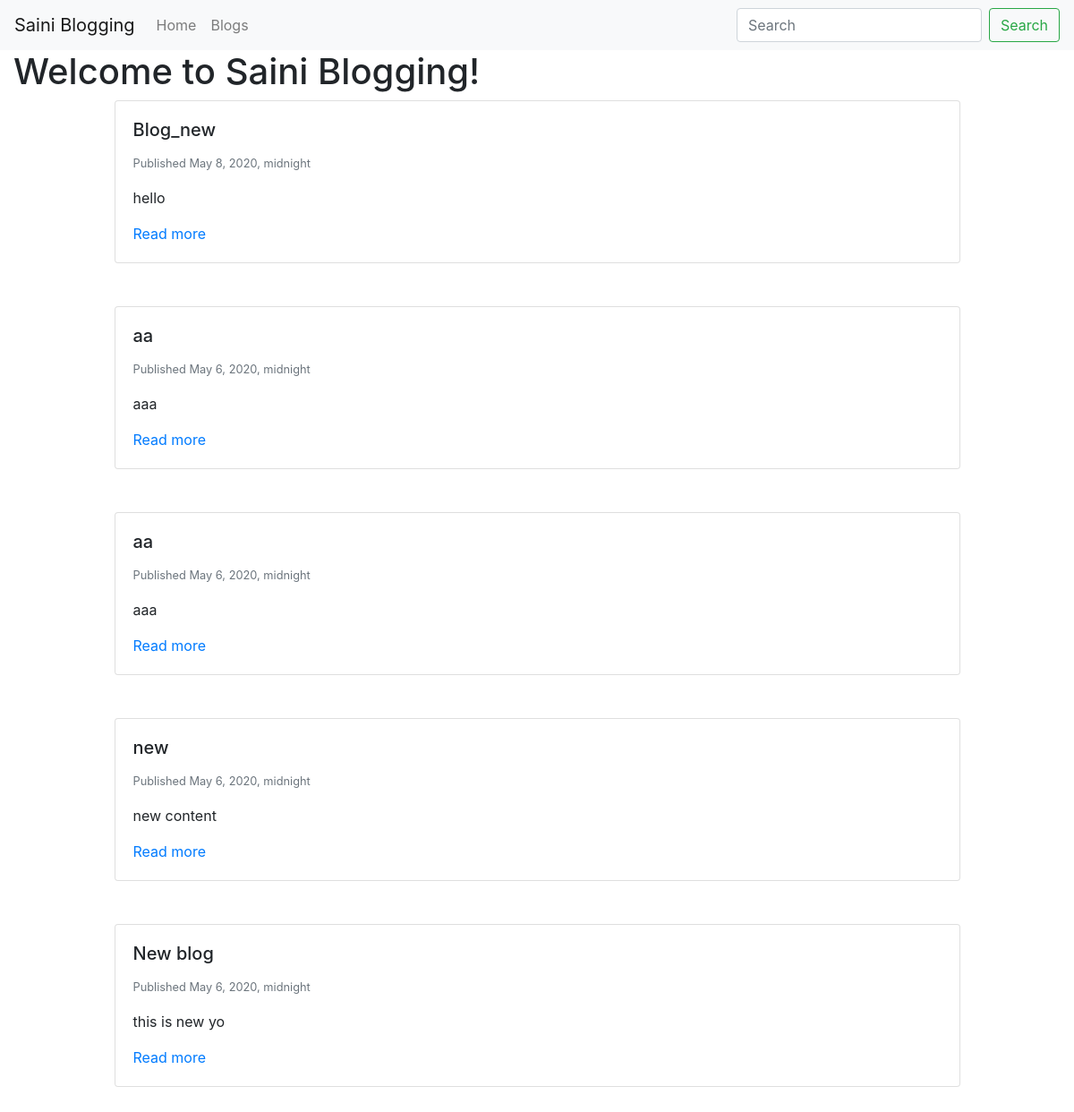
Before: / with the older database file.
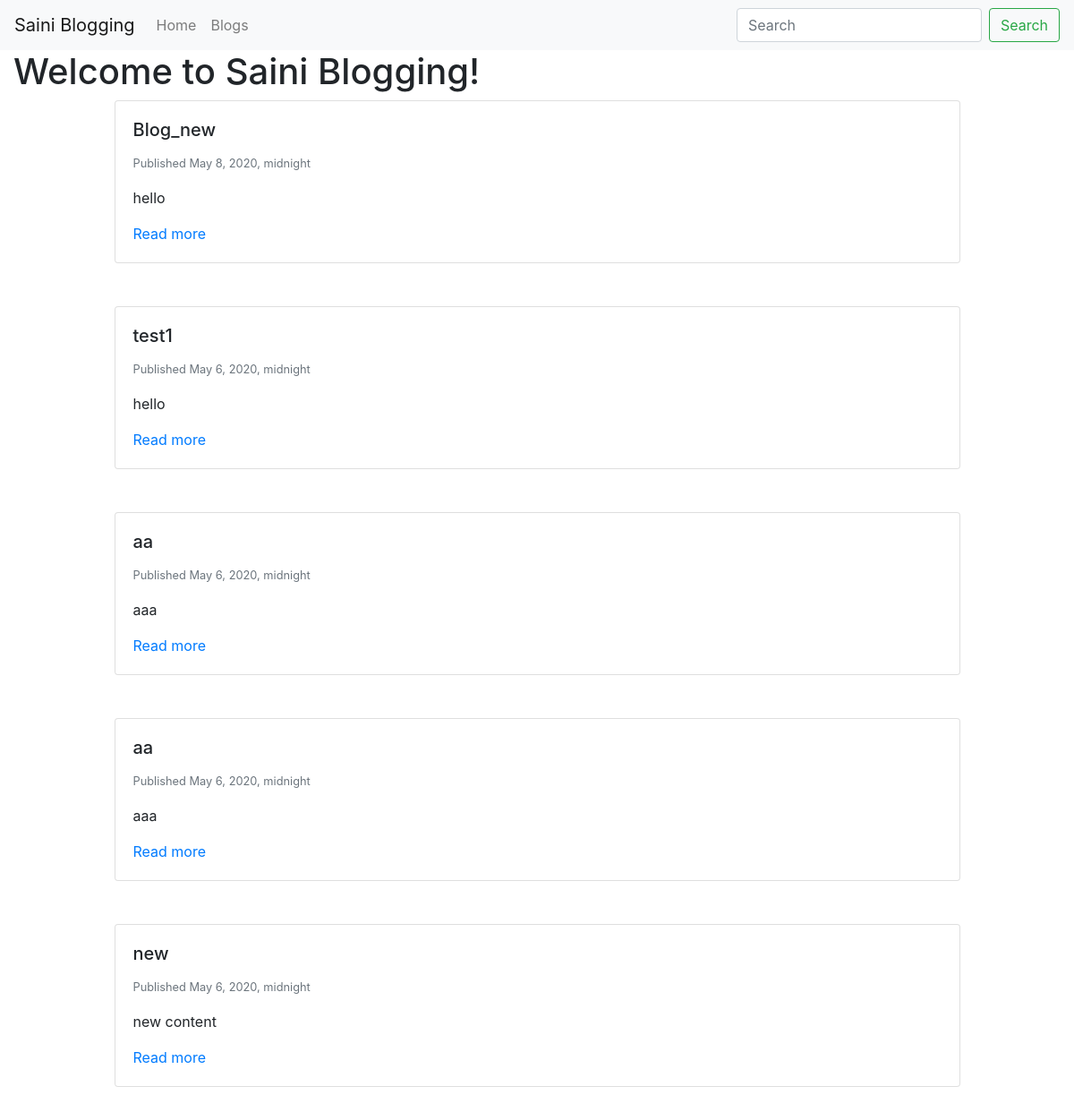
After: the same page with the newer database file.
### blog/models.py (models this page shows, shortened)
class BlogPost(models.Model):
	user = models.ForeignKey(User, default=1, on_delete=models.SET_NULL, null = True)
	slug = models.SlugField(unique=True)
	title = models.CharField(max_length=120)
	content = models.TextField(null=True, blank=True)
	image = models.ImageField(upload_to='image/',blank=True, null=True)
	publish_date = models.DateTimeField(auto_now=False,auto_now_add=False,null=True,blank=True)
	timestamp = models.DateTimeField(auto_now_add=True)
	updated = models.DateTimeField(auto_now=True)
	objects = BlogPostManager()
	class Meta:
		ordering=['-publish_date','-updated','-timestamp']
	def get_absolute_url(self):
		return f"/blog/{self.slug}"

### BlogWebapp/views.py (the view)
# urls.py: path('', home_page),
def home_page(request):
	qs = BlogPost.objects.all().published()[:5]
	context = {'title':'Welcome to Saini Blogging!',
				'blog_list':qs}
	return render( request,'home.html', context )

### blog/models.py (called while the page is built)
	def published(self):
		now = timezone.now()
		return self.filter(publish_date__lte=now)

	def get_queryset(self):
		return BlogPostQuerySet(self.model, using=self._db)

### templates/home.html (shortened to what this page needs)
{% extends "base.html" %}
{% block content %}
<h1>{{title}}</h1>
{% for post in blog_list %}
	{% include 'blog/inline.html' with blog_post=post truncate=True %}
{% endfor %}
{% endblock %}

### blog/templates/blog/inline.html (shortened to what this page needs)
<div class="col-12 col-md-10 mb-5 mx-auto">
<div class="card {% if not blog_post.publish_date %} border border-warning text-dark {% endif %}">
	<div class="card-body">
		<h5 class="card-title">{{blog_post.title}}</h5>
			<small class="text-muted">Published {{blog_post.publish_date}}</small>
		{% if truncate %}
			<p class="card-text">{{blog_post.content|linebreaks|truncatewords:30 }}</p>
		{% else %}
			<p class="card-text">{{blog_post.content|linebreaks }}</p>
		{% endif %}
		{% if not detail %}
			<a href="{{blog_post.get_absolute_url}}">Read more</a>
		{% endif %}
	</div>
</div>
</div>

Changed rows visible on the page:
no longer on this page (row unchanged): BlogPost: title "New blog", publish_date "May 6, 2020, midnight", content "this is new yo"
added BlogPost: title "test1", publish_date "May 6, 2020, midnight", content "hello"
